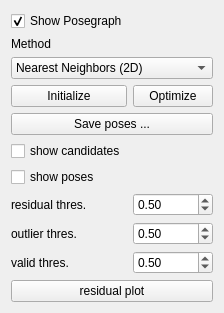
      <widget class="QWidget" name="widget">
       <attribute name="title">
        <string>Loop Closure</string>
       </attribute>
       <layout class="QFormLayout" name="formLayout_8">
        <item row="0" column="0" colspan="2">
         <widget class="QCheckBox" name="chkShowPosegraph">
          <property name="text">
           <string>Show Posegraph</string>
          </property>
          <property name="checked">
           <bool>true</bool>
          </property>
         </widget>
        </item>
        <item row="1" column="0" colspan="2">
         <widget class="QLabel" name="label_6">
          <property name="text">
           <string>Method</string>
          </property>
         </widget>
        </item>
        <item row="2" column="0" colspan="2">
         <widget class="QComboBox" name="comboBox">
          <item>
           <property name="text">
            <string>Nearest Neighbors (2D)</string>
           </property>
          </item>
          <item>
           <property name="text">
            <string>Feature-based Detection</string>
           </property>
          </item>
         </widget>
        </item>
        <item row="3" column="0">
         <widget class="QPushButton" name="btnInitialize">
          <property name="minimumSize">
           <size>
            <width>116</width>
            <height>0</height>
           </size>
          </property>
          <property name="text">
           <string>Initialize</string>
          </property>
         </widget>
        </item>
        <item row="3" column="1">
         <widget class="QPushButton" name="btnOptimize">
          <property name="text">
           <string>Optimize</string>
          </property>
         </widget>
        </item>
        <item row="5" column="0" colspan="2">
         <widget class="QPushButton" name="btnSavePosegraph">
          <property name="text">
           <string>Save poses ...</string>
          </property>
         </widget>
        </item>
        <item row="6" column="0" colspan="2">
         <widget class="QCheckBox" name="chkShowCandidates">
          <property name="text">
           <string>show candidates</string>
          </property>
         </widget>
        </item>
        <item row="7" column="0" colspan="2">
         <widget class="QCheckBox" name="chkShowLoopPoses">
          <property name="text">
           <string>show poses</string>
          </property>
         </widget>
        </item>
        <item row="8" column="0">
         <widget class="QLabel" name="label_9">
          <property name="text">
           <string>residual thres.</string>
          </property>
         </widget>
        </item>
        <item row="9" column="0">
         <widget class="QLabel" name="label_10">
          <property name="text">
           <string>outlier thres.</string>
          </property>
         </widget>
        </item>
        <item row="10" column="0">
         <widget class="QLabel" name="label_11">
          <property name="text">
           <string>valid thres.</string>
          </property>
         </widget>
        </item>
        <item row="8" column="1">
         <widget class="QDoubleSpinBox" name="spinResidualThres">
          <property name="singleStep">
           <double>0.100000000000000</double>
          </property>
          <property name="value">
           <double>0.500000000000000</double>
          </property>
         </widget>
        </item>
        <item row="9" column="1">
         <widget class="QDoubleSpinBox" name="spinOutlierThres">
          <property name="singleStep">
           <double>0.100000000000000</double>
          </property>
          <property name="value">
           <double>0.500000000000000</double>
          </property>
         </widget>
        </item>
        <item row="10" column="1">
         <widget class="QDoubleSpinBox" name="spinValidThres">
          <property name="singleStep">
           <double>0.100000000000000</double>
          </property>
          <property name="value">
           <double>0.500000000000000</double>
          </property>
         </widget>
        </item>
        <item row="11" column="0" colspan="2">
         <widget class="QPushButton" name="btnResidualPlot">
          <property name="text">
           <string>residual plot</string>
          </property>
         </widget>
        </item>
       </layout>
      </widget>
